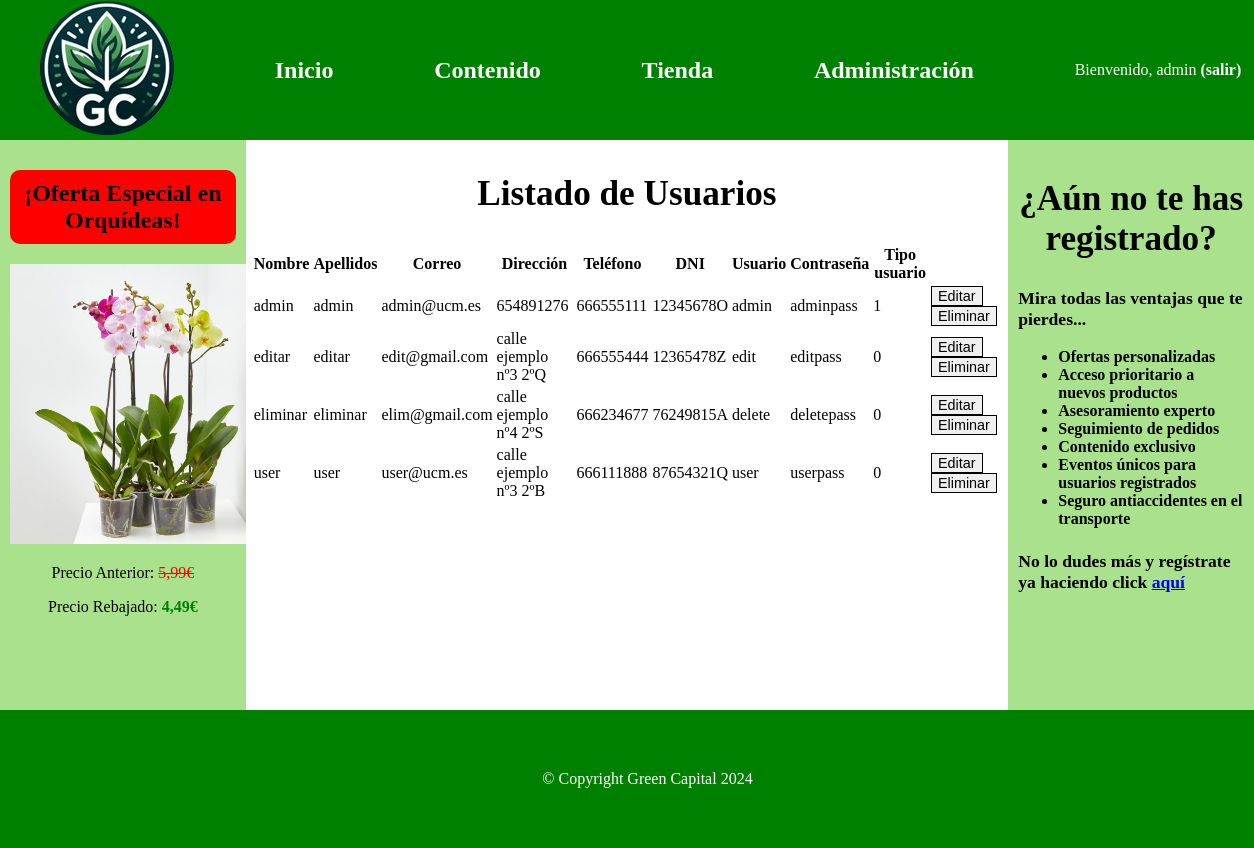
The app's page /adminUsuarios.php (signed in) with its own data.
### tables this page shows
CREATE TABLE `usuarios` (
  `Nombre` varchar(20) NOT NULL,
  `Apellidos` varchar(50) NOT NULL,
  `Correo` varchar(50) NOT NULL,
  `Direccion` varchar(100) DEFAULT NULL,
  `Telefono` int(9) DEFAULT NULL,
  `DNI` varchar(9) NOT NULL,
  `Usuario` varchar(20) NOT NULL,
  `Contrasena` varchar(20) DEFAULT NULL,
  `Tipo` int(1) NOT NULL
);

### usuarioDAO.php (called while the page is built, shortened)
<?php
    class Usuario{
        public static function showTable(){
            $conn = BD::getInstance()->getConexion();
            $query = "SELECT * FROM usuarios";
            $result = $conn->query($query);
            $usuarios = array();
            if ($result->num_rows > 0) {
                while($row = $result->fetch_assoc()) {
                    $usuarios[] = $row;
                }
            }
            return $usuarios;
        }
    }
?>

### includes/vistas/helpers/adminUsuarios.php (the view)
<?php
function buildTablaUsuarios($usuarios){
    $tablaUsuarios = <<<EOS
    <table>
    <tr>
    <th>Nombre</th>
    <th>Apellidos</th>
    <th>Correo</th>
    <th>Dirección</th>
    <th>Teléfono</th>
    <th>DNI</th>
    <th>Usuario</th>
    <th>Contraseña</th>
    <th>Tipo usuario</th>
    </tr>
    EOS;
    foreach ($usuarios as $usuario) {
        $tablaUsuarios .= <<<EOS
        <tr>
        <td>{$usuario['Nombre']}</td>
        <td>{$usuario['Apellidos']}</td>
        <td>{$usuario['Correo']}</td>
        <td>{$usuario['Direccion']}</td>
        <td>{$usuario['Telefono']}</td>
        <td>{$usuario['DNI']}</td>
        <td>{$usuario['Usuario']}</td>
        <td>{$usuario['Contrasena']}</td>
        <td>{$usuario['Tipo']}</td>
        <td>
            <button onclick="location.href='editar.php?user={$usuario['Usuario']}'">Editar</button>
            <button onclick="location.href='eliminar.php?user={$usuario['Usuario']}'">Eliminar</button>
        </td>
        </tr>
        EOS;
    }
    $tablaUsuarios .= "</table>";
    return $tablaUsuarios;
}
?>

### css/estilo.css (style rules this page uses)
body { margin: 0; width:100%; }
button, a.boton { border: 1px solid black; font-size: 0.9em; font-family: Arial; font-weight: 400; }

### records on screen
usuarios: Nombre "admin", Apellidos "admin", Correo "admin@ucm.es", Direccion "654891276", Telefono "666555111", DNI "12345678O", Usuario "admin", Contrasena "adminpass", Tipo "1"
usuarios: Nombre "editar", Apellidos "editar", Correo "edit@gmail.com", Direccion "calle ejemplo nº3 2ºQ", Telefono "666555444", DNI "12365478Z", Usuario "edit", Contrasena "editpass", Tipo "0"
usuarios: Nombre "eliminar", Apellidos "eliminar", Correo "elim@gmail.com", Direccion "calle ejemplo nº4 2ºS", Telefono "666234677", DNI "76249815A", Usuario "delete", Contrasena "deletepass", Tipo "0"
usuarios: Nombre "user", Apellidos "user", Correo "user@ucm.es", Direccion "calle ejemplo nº3 2ºB", Telefono "666111888", DNI "87654321Q", Usuario "user", Contrasena "userpass", Tipo "0"

### other values on screen
$_SESSION['username'] "admin"
